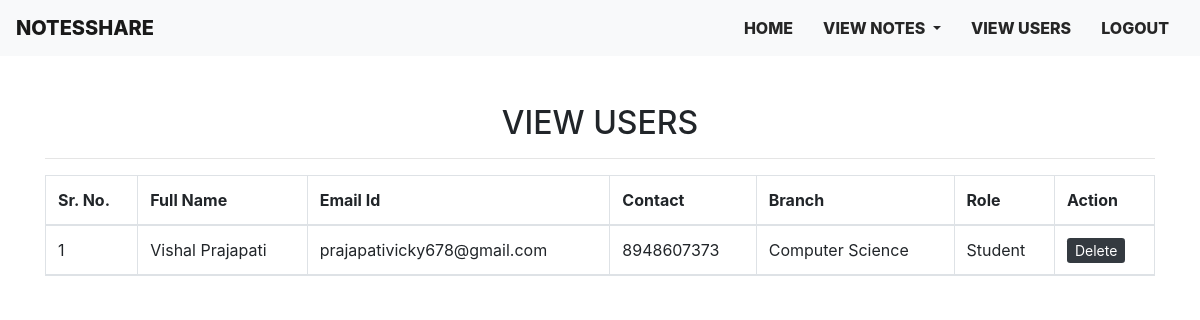
The app's page /view_users (signed in) with its own data.
### notes/models.py (models this page shows, shortened)
class Signup(models.Model):
    user =models.ForeignKey(User,on_delete=models.CASCADE)
    contact = models.CharField(max_length=10,null=True)
    branch = models.CharField(max_length=30)
    role = models.CharField(max_length=15)

### notes/views.py (the view)
# urls.py: path('view_users',views.view_users,name="view_users"),
def view_users(request):
    if not request.user.is_authenticated:
        return redirect('login_admin')
    users = Signup.objects.all()
    d = {'users':users}
    return render(request,'view_users.html',d)

### templates/view_users.html (shortened to what this page needs)
{% extends 'admin_nav.html' %}
{% block body %}
<div class="container mt-5">
    <h2 class="text-center">VIEW USERS</h2>
   <hr>
<div class="table-responsive">
   <table id="example" class="table table-striped table-bordered" >
    <thead>
        <tr>
            <th>Sr. No.</th>
            <th>Full Name</th>
            <th>Email Id</th>
            <th>Contact</th>
            <th>Branch</th>
            <th>Role</th>
            <th>Action</th>
        </tr>
       {% for i in users %}
       <tr>
           <td>{{forloop.counter}}</td>
           <td style="text-transform:capitalize">{{i.user.first_name}} {{i.user.last_name}}</td>
           <td>{{i.user.username}}</td>
           <td>{{i.contact}}</td>
           <td>{{i.branch}}</td>
           <td>{{i.role}}</td>
           <td><a href="{% url 'delete_users' i.user.id %}" class="btn-sm btn-dark" style="text-decoration: none;" onclick="return confirm('Are you sure?')">Delete</a></td>
       </tr>
       {% endfor %}
    </thead>
   </table>
</div>
</div>
{% endblock body %}

### static/css/mystyle.css (style rules this page uses)
body { font-family: 'Roboto';font-size: 16px; }

### records on screen
Signup: user.first_name "Vishal", user.last_name "Prajapati", user.username "prajapativicky678@gmail.com", contact "8948607373", branch "Computer Science", role "Student"
